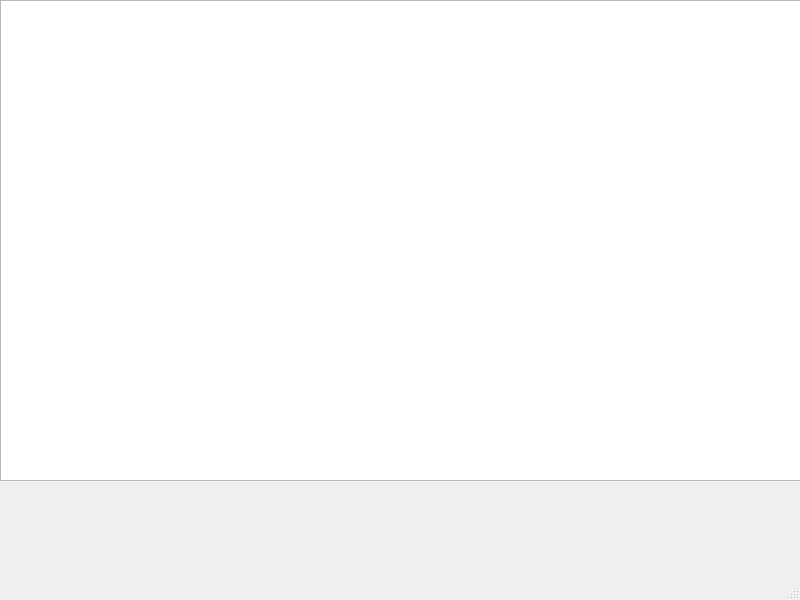
<?xml version="1.0" encoding="UTF-8"?>
<ui version="4.0">
 <class>ListFTP</class>
 <widget class="QMainWindow" name="ListFTP">
  <property name="geometry">
   <rect>
    <x>0</x>
    <y>0</y>
    <width>800</width>
    <height>600</height>
   </rect>
  </property>
  <property name="windowTitle">
   <string>MainWindow</string>
  </property>
  <widget class="QWidget" name="centralwidget">
   <widget class="QListWidget" name="listWidget">
    <property name="geometry">
     <rect>
      <x>0</x>
      <y>0</y>
      <width>801</width>
      <height>481</height>
     </rect>
    </property>
    <property name="contextMenuPolicy">
     <enum>Qt::CustomContextMenu</enum>
    </property>
   </widget>
  </widget>
  <widget class="QMenuBar" name="menubar">
   <property name="geometry">
    <rect>
     <x>0</x>
     <y>0</y>
     <width>800</width>
     <height>32</height>
    </rect>
   </property>
  </widget>
  <widget class="QStatusBar" name="statusbar"/>
 </widget>
 <resources/>
 <connections/>
</ui>
